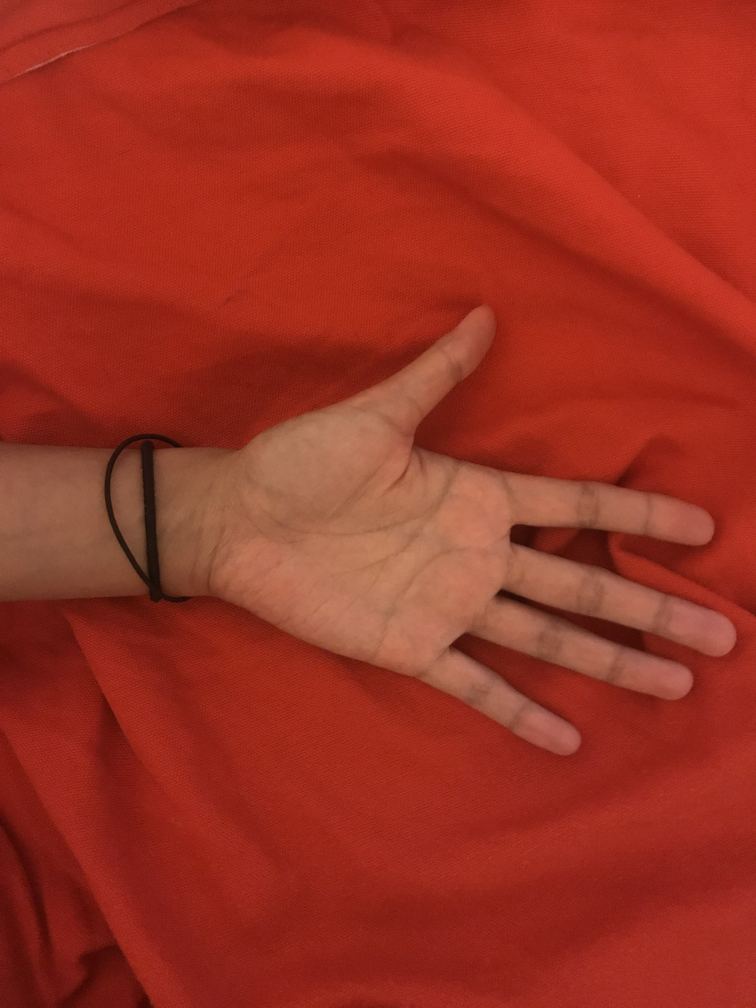
#> input picture hand.jpg, 3024 x 4032 px (shown at 1/4 size); the run also reads 1 picture not shown here
$ jupyter execute --allow-errors chroma_key.ipynb   (shell and % lines are left out)
#> lines starting #> are read from the running program, lines starting #| are printed output that depends on the picture; after the words box and inside, x2 and y2 are one past the last pixel; in counts of white or black regions, pixels touching at a corner belong together; long printed decimals are rounded
This week in [Udacity's Intro to Self-driving Cars Nanodegree](https://www.udacity.com/course/intro-to-self-driving-cars--nd113), I learned how to do chroma key compositing, the "green screen" effect. I made the process precise by doing analysis using Numpy and Pandas.

I show how the this effect can work quite well even when the background has highly irregular lighting as long as you process the image as HSV instead of RGB.

First, I display the original images and their dimensions. I'll be overlaying my girlfriend's hand onto wallpaper featuring my comic book studio's logo.

[cell 1]
import matplotlib.image as mpimg
import matplotlib.pyplot as plt

hand = mpimg.imread("hand.jpg")
#> hand is the input picture: shape (4032, 3024, 3); mean R, G, B 155.8, 48.6, 33.7
print("hand shape: ", hand.shape)
#| hand shape:  (4032, 3024, 3)
plt.imshow(hand)

[cell 2]
bg = mpimg.imread("qalang_wallpaper.jpg")
print("bg shape: ", hand.shape)
#| bg shape:  (4032, 3024, 3)
plt.imshow(bg)

Let's crop the background down to the hand pic's size.

[cell 3]
bg_cropped = bg[:len(hand), :len(hand[0]), :]
plt.imshow(bg_cropped)
plt.show()

I use OpenCV to convert the RGB image to HSV. HSV is a much better format for compositing, since it is more [robust to lighting variations than RGB images.](https://en.wikipedia.org/wiki/HSL_and_HSV#Use_in_image_analysis)

[cell 4]
import cv2

hand_hsv = cv2.cvtColor(hand, cv2.COLOR_RGB2HSV)
#> hand_hsv: shape (4032, 3024, 3); mean H, S, V 3.9, 200.7, 155.8

h = hand_hsv[:, :, 0]
s = hand_hsv[:, :, 1]
v = hand_hsv[:, :, 2]
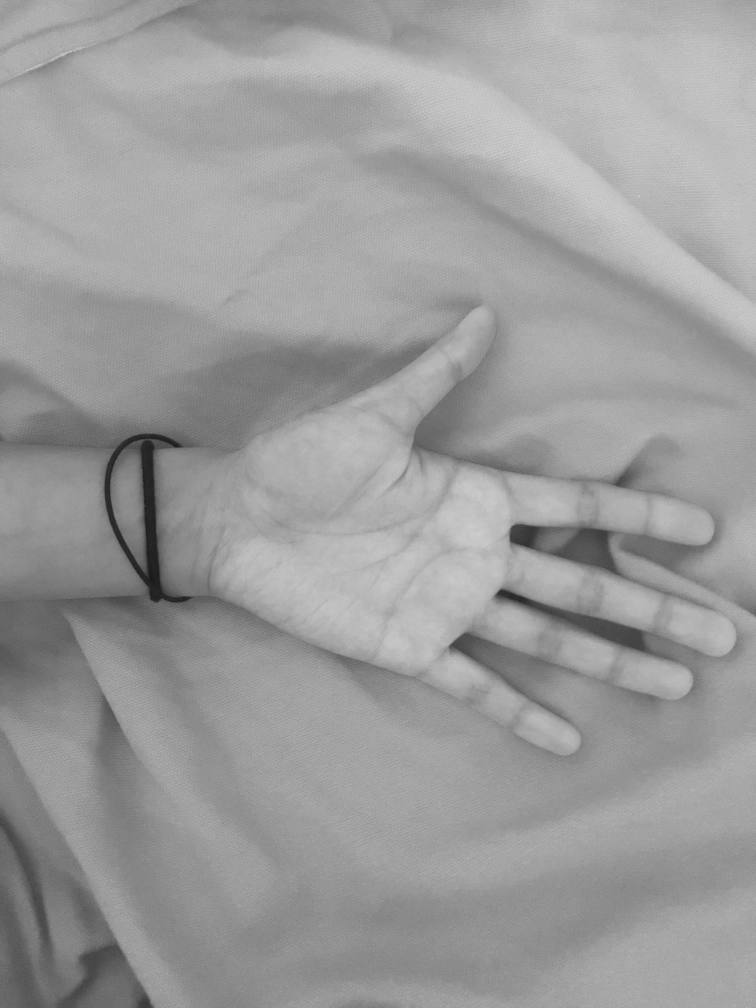
#> v: shape (4032, 3024) (shown at 1/4 size); min 20, max 214, mean 155.8

f, (ax1, ax2, ax3) = plt.subplots(1,3, figsize=(10,5))
ax1.set_title("H")
ax1.imshow(h, cmap="gray")
ax2.set_title("S")
ax2.imshow(s, cmap="gray")
ax3.set_title("V")
ax3.imshow(v, cmap="gray")
plt.show()

Eyeballing these charts, saturation looks the most promising, but later we'll see quantitatively that hue is better - the background is all the same color! And you can see that the bracelet saturation is very similar to the background saturation.

So let's use a quantitative approach to separate the hand from the background. When we increase contrast, you can see that in the H, the wrinkles completely disappear from the image.

For contrast, here's what the RGB looks like.

[cell 5]
r = hand[:, :, 0]
g = hand[:, :, 1]
b = hand[:, :, 2]
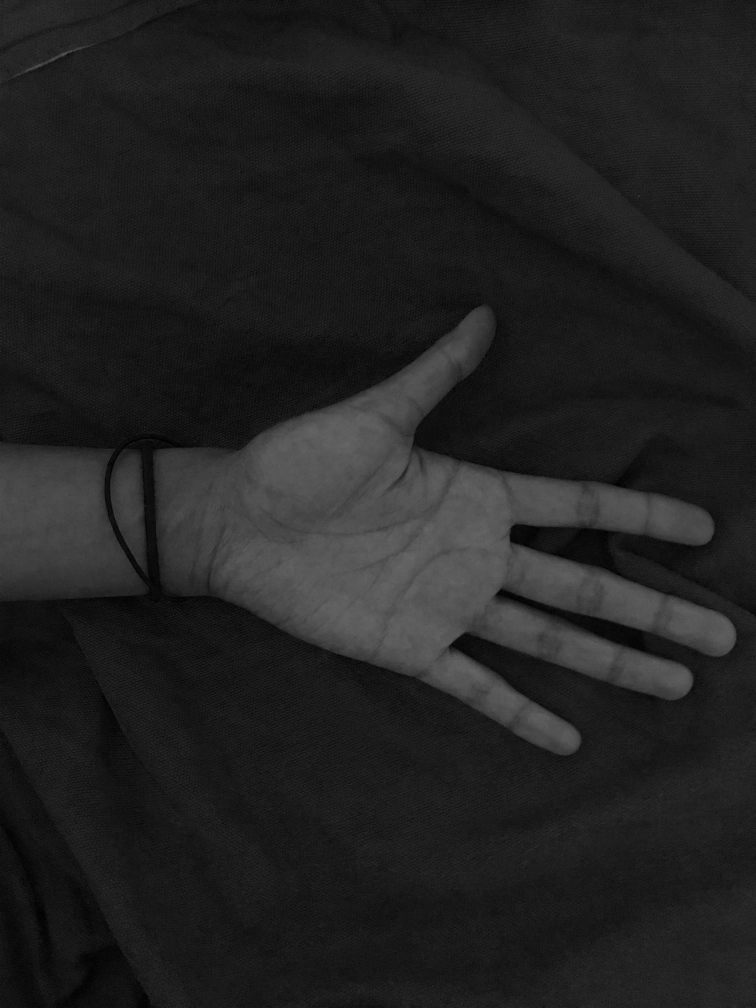
#> b: shape (4032, 3024) (shown at 1/4 size); min 0, max 108, mean 33.7

f, (ax1, ax2, ax3) = plt.subplots(1,3, figsize=(10,5))
ax1.set_title("R")
ax1.imshow(r, cmap="gray")
ax2.set_title("G")
ax2.imshow(g, cmap="gray")
ax3.set_title("B")
ax3.imshow(b, cmap="gray")
plt.show()

In RGB land, shadows abound.

[cell 6]
clahe = cv2.createCLAHE(clipLimit=4.0, tileGridSize=(10,10))
h_clahe = clahe.apply(h)
plt.imshow(h_clahe, cmap="gray")

Let's explore the top and bottom of the image, which clearly have no hand in them.

[cell 7]
top_crop_y = 1100
bottom_crop_y = 3150

plt.imshow(hand)
plt.axhline(y=top_crop_y)
plt.axhline(y=bottom_crop_y)
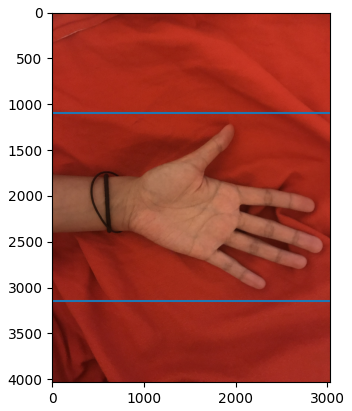
#> figure drawn by matplotlib, 1 panel

Using numpy and pandas, I'll flatten those sections of the images, since I'm only interested in them as a collection of pixels divorced from their exact location.  Then we can see sum summary statistics of the HSV values.

[cell 8]
import numpy as np
import pandas as pd

hand_flattened = []

for index in range(3):
    hand_top = np.array(hand_hsv[:top_crop_y, :, index]).flatten()
    hand_bottom = np.array(hand_hsv[bottom_crop_y:, :, index]).flatten()
    top_and_bottom = np.append(hand_top, hand_bottom)
    top_and_bottom_series = pd.Series(top_and_bottom)
    print(top_and_bottom_series.describe())
    hand_flattened.append(top_and_bottom_series)
#> this loop made 3 passes
#> (printed output is left out)
#> after the loop, hand_flattened = 3 items

 We'll use a scatter plot to see how to values are distributed. Hue is definitely the most helpful channel!

#> (a cell that did not finish here is left out)

V has lots of left skew, but we can still use it! Now we'll compute high and low ranges for each of the channels, including all values within 5.5 standard deviations of the mean value.

[cell 10]
low = []
high = []

def restrict(color_component):
    return np.clip(color_component, 0, 255)

z_value = 5.5

for i in range(3):
    mu = hand_flattened[i].values.mean()
    sigma = hand_flattened[i].values.std()
    deviation = z_value*sigma
    low.append(restrict(mu-deviation))
    high.append(restrict(mu+deviation))
#> this loop made 3 passes
#> (mu, sigma, deviation) on passes 1 to 3: (2.82, 0.686, 3.77), (212.1, 8.11, 44.6), (161.2, 21.55, 118.5)
#> after the loop, high = [6.6, 255, 255]; low = [0, 167.5, 42.66]

print(low)
#| [0.0, 167.526, 42.655]
print(high)
#| [6.596, 255.0, 255.0]

[cell 11]
mask_lower = np.array([low[0], low[1], low[2]])
#> mask_lower = [0, 167.5, 42.66]
mask_higher = np.array([high[0], high[1], high[2]])
#> mask_higher = [6.6, 255, 255]

hand_mask = cv2.inRange(hand_hsv, mask_lower, mask_higher)
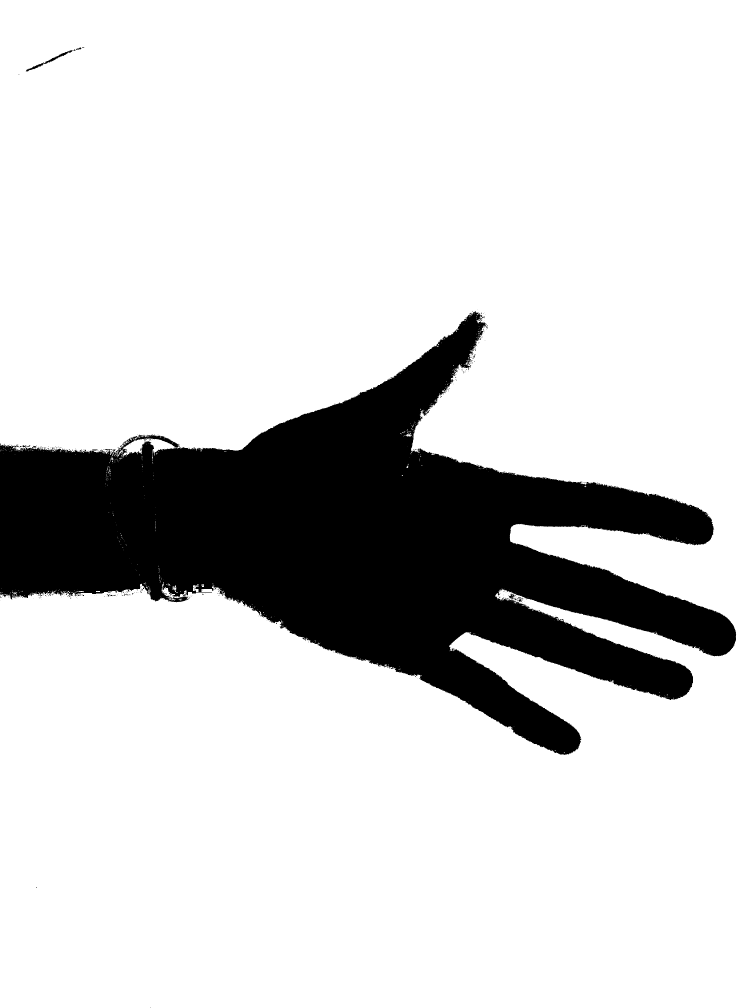
#> hand_mask: shape (4032, 3024) (shown at 1/4 size); 82.9% white; 517 black regions (487 under 20 px), largest, box (x1, y1, x2, y2) and area: (0, 1244, 2945, 3020) 2083685, (104, 201, 290, 286) 1548, (2036, 2375, 2058, 2398) 236
plt.imshow(hand_mask, cmap="gray")
plt.show()

We'll chop off the top and bottom of the image to remove the artifacts near the top left.

[cell 12]
masked_hand = np.copy(hand)
masked_hand[hand_mask != 0] = [0, 0, 0]

plt.imshow(masked_hand)

[cell 13]
hand_mask[:top_crop_y,:] = [1]
hand_mask[bottom_crop_y:,:] = [1]

masked_hand = np.copy(hand)
masked_hand[hand_mask != 0] = [0, 0, 0]

plt.imshow(masked_hand)
#plt.show()

It's time for the background.

[cell 14]
bg_masked = np.copy(bg_cropped)
bg_masked[hand_mask == 0] = [0,0,0]

plt.imshow(bg_masked)
plt.show()

Adding them together...

[cell 15]
full_picture = bg_masked + masked_hand
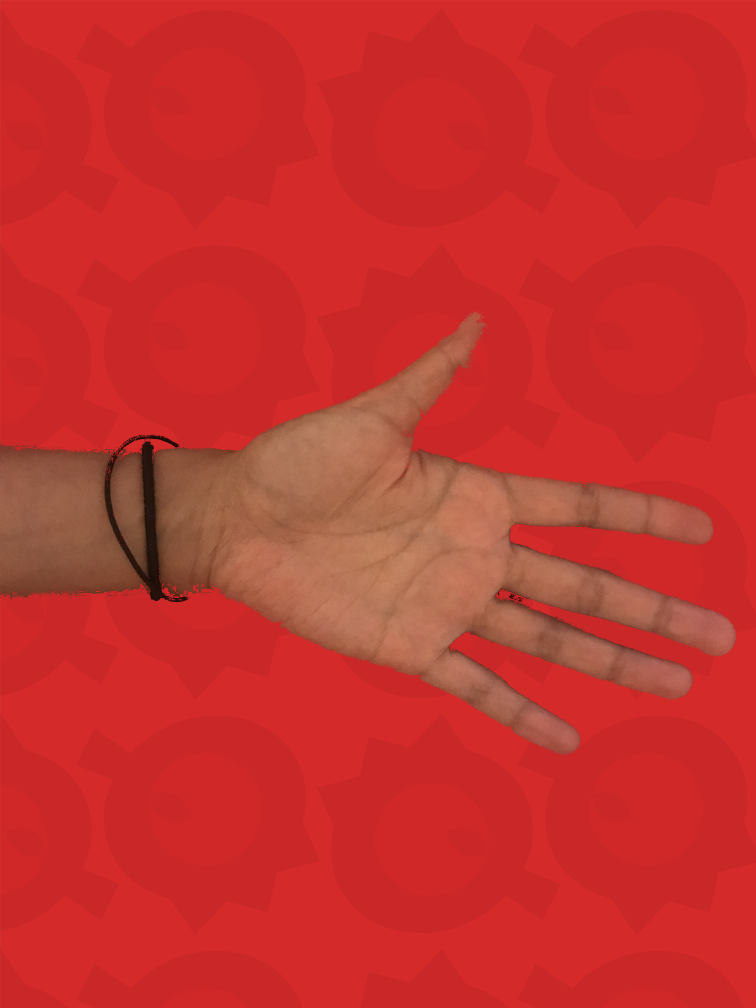
#> full_picture: shape (4032, 3024, 3) (shown at 1/4 size); mean R, G, B 198.7, 50, 46.2

plt.imshow(full_picture)

For contrast, let's try the same approach in RGB. Since there's so much variation in the RGB, we're going to have to radically lower the z-value.

[cell 16]
rgb_low = []
rgb_high = []

rgb_z_value = 1.5

for i in range(3):
    channel = np.array(hand[:,:,i])
    mu = channel.mean()
    sigma = channel.std()
    deviation = rgb_z_value*sigma
    rgb_low.append(restrict(mu-deviation))
    rgb_high.append(restrict(mu+deviation))
#> this loop made 3 passes
#> (mu, sigma, deviation) on passes 1 to 3: (155.8, 24.28, 36.43), (48.6, 24.82, 37.23), (33.73, 20.09, 30.13)
#> after the loop, rgb_high = [192.2, 85.83, 63.87]; rgb_low = [119.3, 11.37, 3.6]

print(rgb_low)
#| [119.349, 11.372, 3.600]
print(rgb_high)
#| [192.201, 85.826, 63.867]

These values don't look promising!

[cell 17]
rgb_mask_lower = np.array([rgb_low[0], rgb_low[1], rgb_low[2]])
#> rgb_mask_lower = [119.3, 11.37, 3.6]
rgb_mask_higher = np.array([rgb_high[0], rgb_high[1], rgb_high[2]])
#> rgb_mask_higher = [192.2, 85.83, 63.87]

rgb_hand_mask = cv2.inRange(hand, rgb_mask_lower, rgb_mask_higher)
#> rgb_hand_mask: shape (4032, 3024); 76.6% white; 14913 black regions (12695 under 20 px), largest, box (x1, y1, x2, y2) and area: (649, 1254, 2944, 3006) 1591370, (0, 1646, 1106, 2793) 365180, (0, 3198, 621, 4032) 242343
plt.imshow(rgb_hand_mask, cmap="gray")
plt.show()

[cell 18]
rgb_hand_masked = np.copy(hand)
rgb_hand_masked[rgb_hand_mask != 0] = [0,0,0]
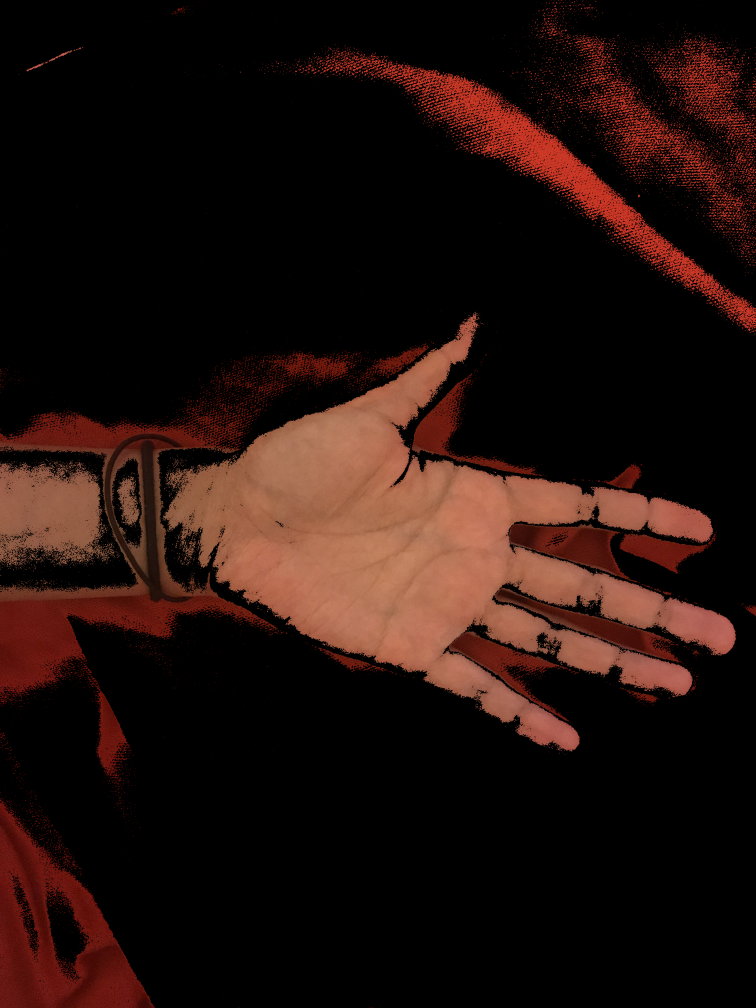
#> rgb_hand_masked: shape (4032, 3024, 3) (shown at 1/4 size); mean R, G, B 35.2, 17.3, 12.8

plt.imshow(rgb_hand_masked)

[cell 19]
rgb_bg_masked = np.copy(bg_cropped)
rgb_bg_masked[rgb_hand_mask == 0] = [0,0,0]
plt.imshow(rgb_bg_masked)

[cell 20]
rgb_composite = rgb_hand_masked + rgb_bg_masked
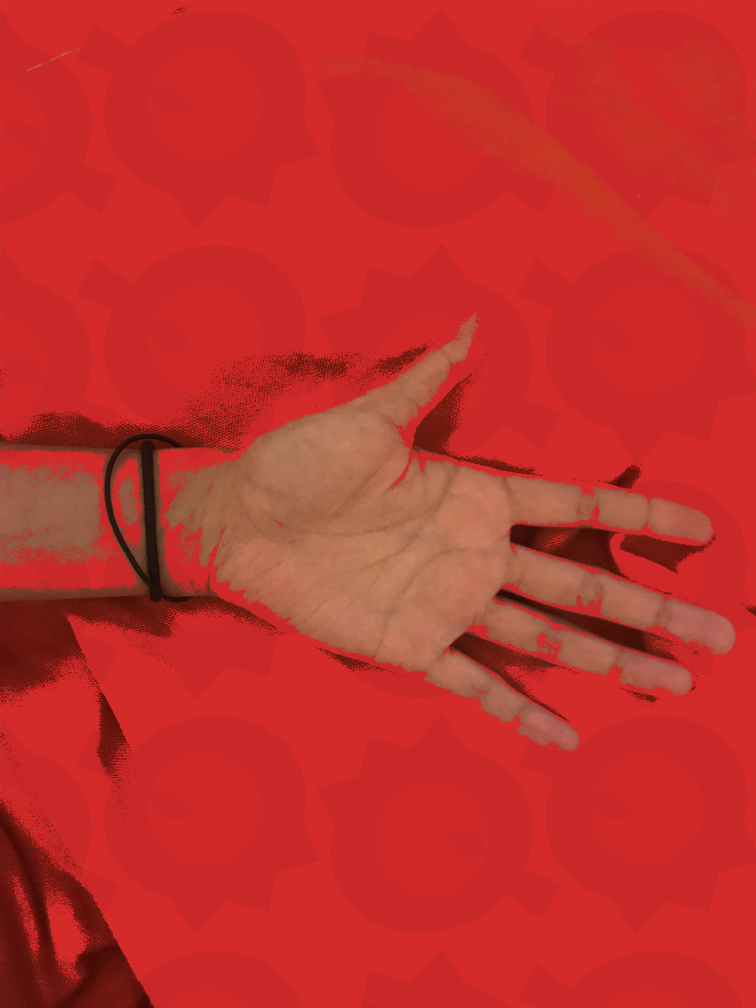
#> rgb_composite: shape (4032, 3024, 3) (shown at 1/4 size); mean R, G, B 193.6, 48.2, 44
plt.imshow(rgb_composite)
